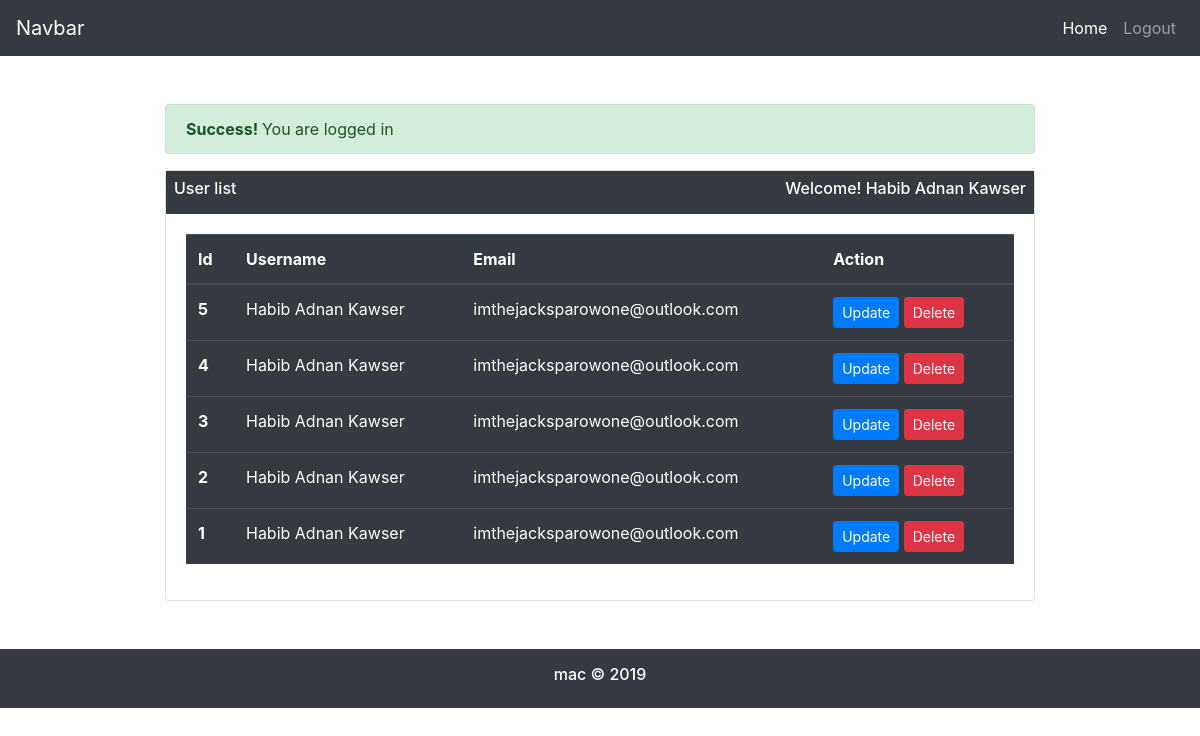
The app's page /index.php (signed in) with its own data.
### tables this page shows
CREATE TABLE `user` (
  `id` int(11) NOT NULL,
  `name` varchar(30) NOT NULL,
  `username` varchar(20) DEFAULT NULL,
  `email` varchar(30) DEFAULT NULL,
  `password` varchar(35) DEFAULT NULL
);

### lib/session.php (called while the page is built, shortened)
<?php
class Session{
    public static function get($key){
        if(isset($_SESSION[$key])){
            return $_SESSION[$key];
        }else{
            return false;
        }
    }
}

### lib/user.php (called while the page is built, shortened)
<?php
include 'database.php';
include_once 'session.php';
class user{
    private $db;
    public function __construct(){
        $this->db = new database;
    }
    public function getUserList(){
        $sql = "select * from user order by id desc";
        $query = $this->db->pdo->prepare($sql);
        $query->execute();
        $result = $query->fetchAll();
        return $result;
    }
}

### lib/database.php (called while the page is built)
<?php
class database{
    private $hostdb = "localhost";
    private $userdb = "root";
    private $passdb = "";
    private $namedb = "php";
    public  $pdo;
    public function __construct(){
        if(!isset($this->pdo)){
            try{
                $link = new PDO("mysql:host=".$this->hostdb.";dbname=".$this->namedb, $this->userdb, $this->passdb);
                $this->pdo = $link;
            }catch(PDOException $e){
                die("Failed to connect with database".$e->getMessage());
            }
        }
    }
}

### index.php (the view, shortened to what this page needs)
<?php
include 'includes/header.php';
include 'lib/user.php';
$user = new user;
?>
<div class="container mt-5 mb-5 w-75">
<?php
$loginmsg = Session::get("loginmsg");
if(isset($loginmsg)){
    echo $loginmsg;
}
?>
    <div class="card">
        <div class="card-heading bg-dark">
            <div class="row p-2">
                <div class="col-sm-6"><h6 class="text-white">User list</h6></div>
                <div class="col-sm-6"><h6 class="text-white text-right">Welcome!
                <?php
                $name = Session::get("name");
                if(isset($name)){
                    echo $name;
                }
                ?></h6>
                </div>
            </div>
        </div>
        <div class="card-body">
            <table class="table table-dark">
            <thead>
                <tr>
                <th scope="col">Id</th>
                <th scope="col">Username</th>
                <th scope="col">Email</th>
                <th scope="col">Action</th>
                </tr>
            </thead>
            <tbody>
<?php
$userdata = $user->getUserList();
if($userdata){
    foreach($userdata as $userlist){
?>
                <tr>
                <th scope="row"><?php echo $userlist['id']; ?></th>
                <td><?php echo $userlist['name']; ?></td>
                <td><?php echo $userlist['email']; ?></td>
                <td><a href="profile.php?id=<?php echo $userlist['id']; ?>" class="btn btn-primary btn-sm">Update</a> <a href="" class="btn btn-danger btn-sm">Delete</a></td>
                </tr>
<?php } }else{ ?>
                <tr><td><h2>No User Data Found...</h2></td></tr>
<?php } ?>
            </tbody>
            </table>
        </div>
    </div>
</div>
<?php include 'includes/footer.php'; ?>

### includes/header.php (shortened to what this page needs)
<?php
include_once 'lib/session.php';
?>
<!DOCTYPE html>
<html lang="en">
<head>
    <link rel="stylesheet" href="assets/css/bootstrap.min.css">
    <link rel="stylesheet" href="assets/css/custom.css">
</head>
<body>
<nav class="navbar navbar-expand-lg navbar-dark bg-dark">
  <a class="navbar-brand" href="index.php">Navbar</a>
  <div class="collapse navbar-collapse" id="navbarSupportedContent">
    <ul class="navbar-nav ml-auto">
    <?php
    $loginstatus = Session::get("login");
    if($loginstatus == true){?>
      <li class="nav-item active">
        <a class="nav-link" href="index.php">Home <span class="sr-only">(current)</span></a>
      </li>
      <li class="nav-item">
        <a class="nav-link" href="?action=logout">Logout</a>
      </li>
    <?php } ?>
    </ul>
  </div>
</nav>

### includes/footer.php (shortened to what this page needs)
<div class="bg-dark mt-4 py-3">
    <h6 class="text-white text-center">mac © 2019</h6>
</div>
</body>
</html>

### records on screen
user: id "5", name "Habib Adnan Kawser", email "imthejacksparowone@outlook.com"
user: id "4", name "Habib Adnan Kawser", email "imthejacksparowone@outlook.com"
user: id "3", name "Habib Adnan Kawser", email "imthejacksparowone@outlook.com"
user: id "2", name "Habib Adnan Kawser", email "imthejacksparowone@outlook.com"
user: id "1", name "Habib Adnan Kawser", email "imthejacksparowone@outlook.com"

### other values on screen
$loginmsg "Success! You are logged in"
$name "Habib Adnan Kawser"
